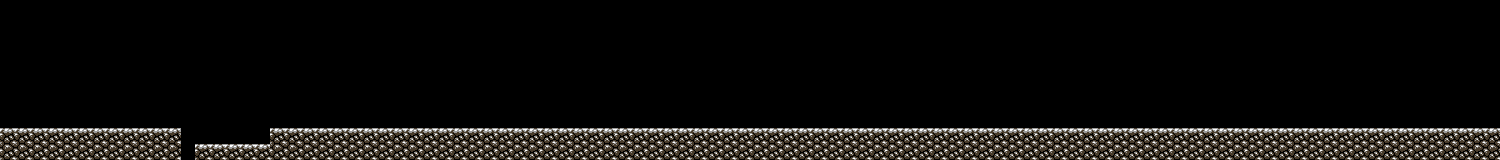

Below is a game level as drawn by its tile map, then a one-line description and the .tmx that defines it (tile-layer data replaced by summaries):
An orthogonal 100x10 tile map with 15x16 px tiles, 2 tile layers (GroundLayer, BackgroundLayer).

<map version="1.2" tiledversion="1.3.2" orientation="orthogonal" renderorder="right-down" compressionlevel="-1" width="100" height="10" tilewidth="15" tileheight="16" infinite="0" nextlayerid="3" nextobjectid="1">
 <tileset firstgid="1" source="tutorial2_tm.tsx" />
 <layer id="1" name="GroundLayer" width="100" height="10">
  <data>[1000 cells, 193 non-empty, 3 distinct tile ids]</data>
 </layer>
 <layer id="2" name="BackgroundLayer" width="100" height="10">
  <data>[1000 cells, 0 non-empty, 0 distinct tile ids]</data>
 </layer>
</map>
